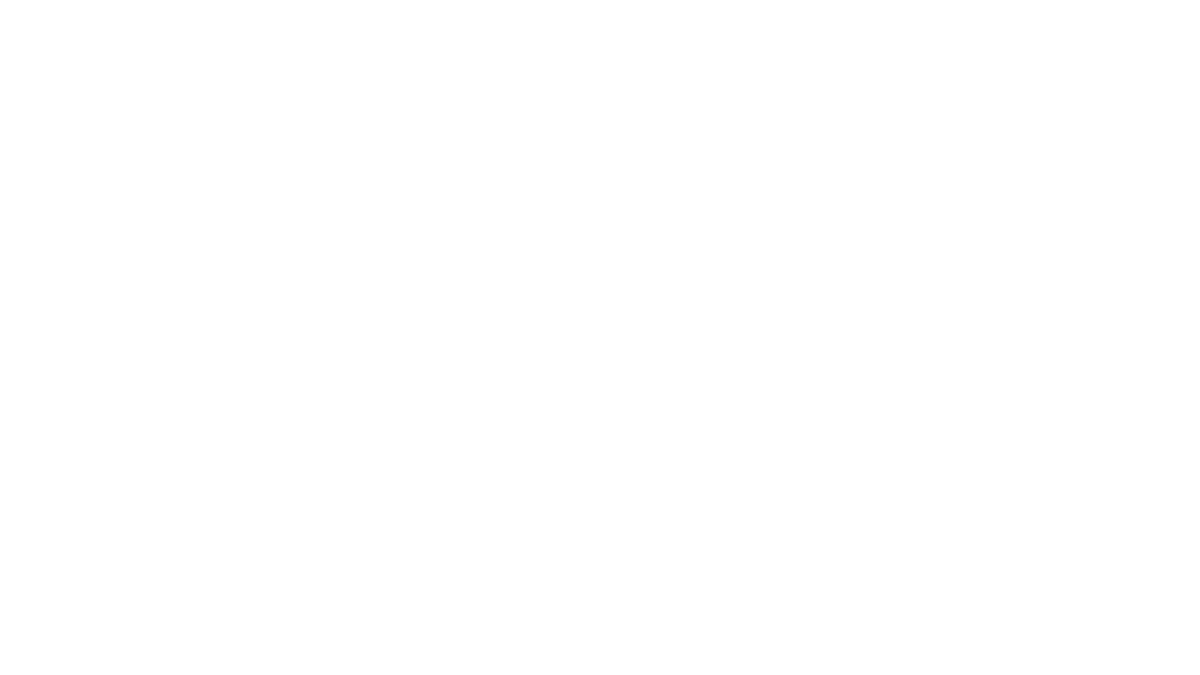
Frame 1 (no input)
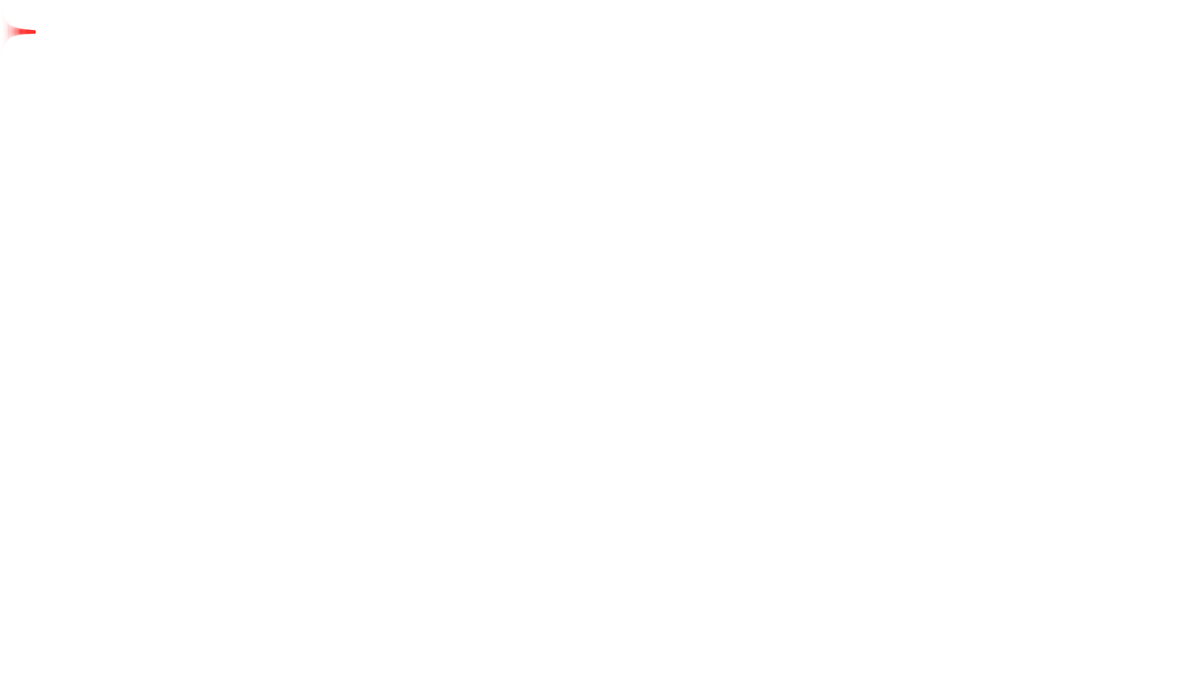
Frame 60 (the mouse pressed at the canvas centre just before this capture)
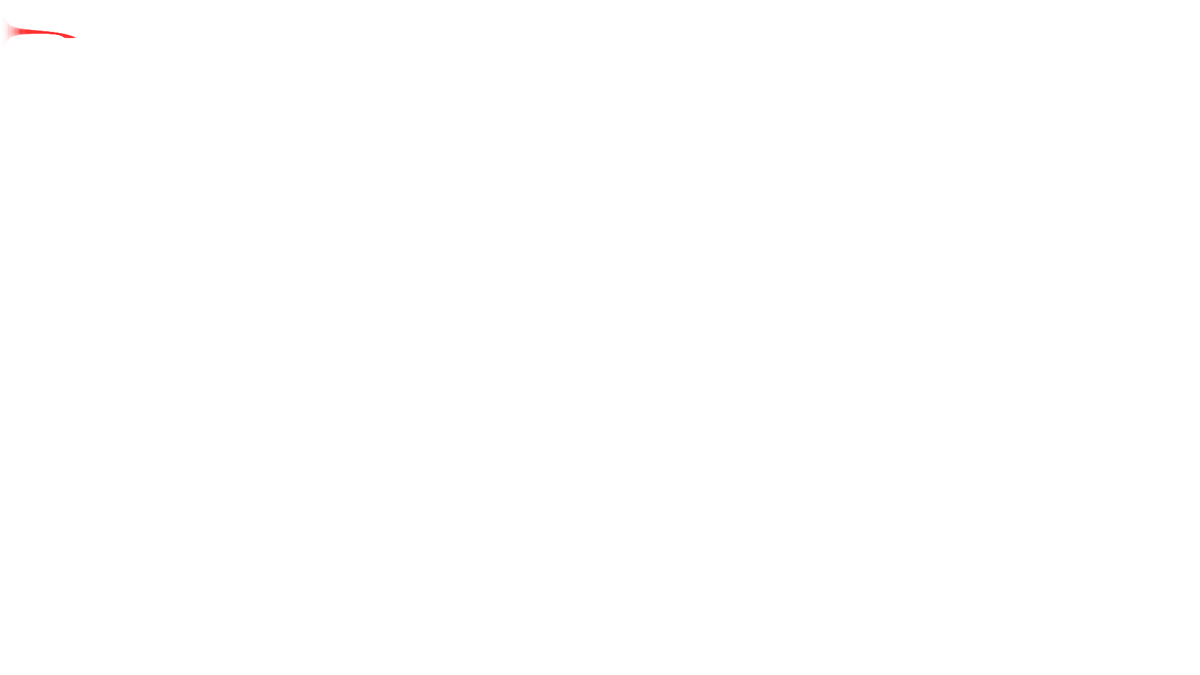
Frame 120 (the mouse held since frame 60 and released just before this capture)

The Processing sketch that drew these frames (run headless with seeded random() and noise(); from frame 60 on, the mouse is pressed at the canvas centre):

// Processing sketch: processing_42912
// ── processing_42912.pde

float a=3*PI/2;
//float a=3*sin(3*PI/2);
float deltaA=.01;//приращение(длина по горизонтали)
float pathX=0;//путь рисующего эллипса по x
float pathY=50;//путь рисующего эллипса по y
float centerY=50;//высота крестика
float Y=1.5;//длина линии по y
float xSpeed=.93;
 
void setup() 
{
  size(1920,1080);
  background(255);
  frameRate(460);
}
 
void draw() 
{
  smooth();
   
  pathX=pathX+xSpeed;//скорость движения=0.93
  //pathY=centerY+Y*sin(a);
  pathY=centerY+Y/tan(a)/sin(a);//длина линии по y
  a=a+deltaA;//приращение(длина по горизонтали)
  //a=a+2*tan(deltaA);
   
  //fill(pathY/2,0,pathX/2,255-pathY/3);
  //fill(random(pathY,255),random(pathY,255),random(pathY,255),100+pathY/3);
  fill(255,50,50);
  noStroke();
  //ellipse(pathX, pathY, 10,10-4*tan(a));
  ellipse(pathX, pathY, 8*cos(a)/tan(a),4*tan(a));//форма волны от функции сверху вниз
  if (pathX>=1920/2)//идёт до сюда справа 
  {
    xSpeed=xSpeed*-1;
    a=a+PI;
    centerY=centerY+30;
  } else if (pathX<=0) //идёт до сюда слева
  {
    xSpeed=abs(xSpeed);
    a=a-PI;
    centerY=centerY+30;
  }
}
              
                
